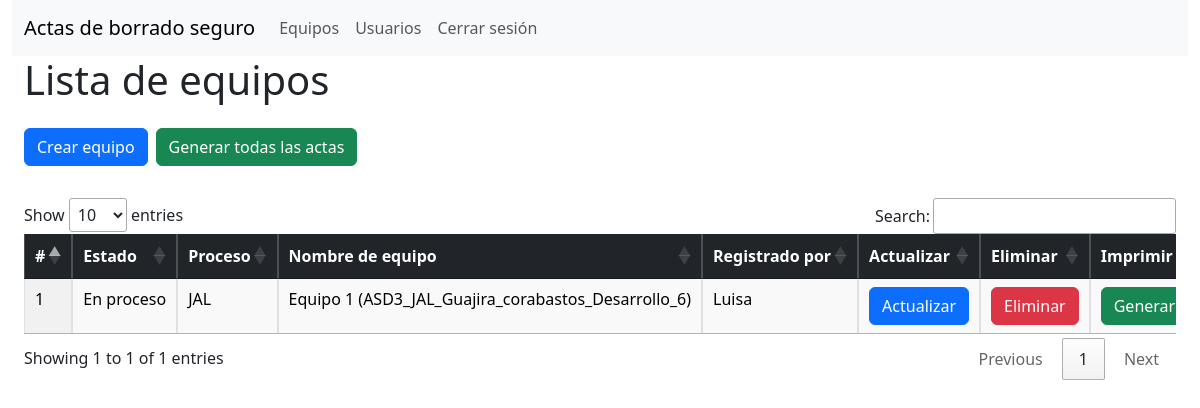
/equipos/lista-equipos (signed in), run on the app's committed database.
### app/models.py (models this page shows, shortened)
class Equipo(db.Model):
    __tablename__ = "equipo"
    asd_id = db.Column(db.Integer, primary_key=True)
    nombre = db.Column(db.String(100), nullable=False)
    estado = db.Column(db.Enum(EstadoEnum), default=EstadoEnum.REGISTRADO)
    comision = db.Column(db.String(100), nullable=True)
    cod_comision = db.Column(db.Numeric(10, 0), nullable=True)# identificador de la comision por jal o consulta
    municipio = db.Column(db.String(100), nullable=True)
    departamento = db.Column(db.String(100), nullable=True)
    equipo_marca = db.Column(db.String(100), nullable=True)
    equipo_modelo = db.Column(db.String(100), nullable=True)
    equipo_serial = db.Column(db.String(100), nullable=True)
    dd_marca = db.Column(db.String(100), nullable=True)
    dd_modelo = db.Column(db.String(100), nullable=True)
    dd_serial = db.Column(db.String(100), nullable=True)
    sha_1 = db.Column(db.String(100), nullable=True)
    proceso = db.Column(db.Enum(Proceso), default=Proceso.JAL)# cambiar campo por jal o consulta proceso
    observacion = db.Column(db.Text,nullable=True)
    fecha_hora_inicio = db.Column(db.DateTime, nullable=True)
    fecha_hora_fin = db.Column(db.DateTime, nullable=True)
    imagenes = db.Column(MutableList.as_mutable(JSON))
    created_at = db.Column(db.DateTime, default=datetime.utcnow, nullable=False)
    updated_at = db.Column(db.DateTime, default=datetime.utcnow, onupdate=datetime.utcnow, nullable=False)
    usuario_id = db.Column(db.Integer, db.ForeignKey('usuario.id', name='fk_usuario_id'), nullable=False)
    jal_id = db.Column(db.Integer, db.ForeignKey('jal.id', name='fk_jal_id'), nullable=True)
    consulta_id = db.Column(db.Integer, db.ForeignKey('consulta.id',name='fk_consulta_id'), nullable=True)
    usuario = db.relationship('Usuario', backref=db.backref('equipo', lazy=True))
    jal = db.relationship('Jal', backref=db.backref('equipo', uselist=False), foreign_keys=[jal_id])
    consulta = db.relationship('Consulta', backref=db.backref('equipo', uselist=False), foreign_keys=[consulta_id])

class Usuario(UserMixin, db.Model):
    __tablename__ = "usuario"
    id = db.Column(db.Integer, primary_key=True)
    userName = db.Column(db.String(100), unique=True, nullable=False)
    email = db.Column(db.String(120), unique=True, nullable=False)
    rol = db.Column(db.Enum(Rol), default=Rol.AGENTE)
    password = db.Column(db.String(128), nullable=False)
    estado = db.Column(db.Enum(Estado_usuario), default=Estado_usuario.ACTIVO)
    created_at = db.Column(db.DateTime, default=datetime.utcnow, nullable=False)
    updated_at = db.Column(db.DateTime, default=datetime.utcnow, onupdate=datetime.utcnow, nullable=False)

### app/equipos/routes.py (the view)
@equipos.route('/lista-equipos')
@acceso_requerido(roles=["Administrador"])
@login_required
def lista_equipos():
    try:
        equipos = Equipo.query.all()
        return render_template('lista_equipos.html', equipos=equipos)
    except Exception as e:
        flash(_("Error al listar equipos: {}").format(e), "error")
        return redirect(url_for('equipos.lista_equipos'))

### app/auth/routes.py (called while the page is built)
def acceso_requerido(roles=None):
    if roles is None:
        roles = []
    def decorador(f):
        @wraps(f)
        def decorated_function(*args, **kwargs):
            if current_user.is_authenticated is False:
                flash("Debes iniciar sesión para acceder a esta página", "warning")
                return redirect('/auth/login')
            if roles and current_user.rol.value not in roles:
                flash("No tienes permisos para acceder a esta página", "error")
                return redirect('/auth/login')
            return f(*args, **kwargs)
        return decorated_function
    return decorador

### app/models.py (called while the page is built)
@login.user_loader
def user_loader(id):
    return Usuario.query.get(id)

### app/equipos/templates/lista_equipos.html (shortened to what this page needs)
{% extends "base_admin.html" %}
{% block head %}
{{ super() }}
{% endblock %}
{% block content %}
{% block menu %}
{{ super() }}
{% endblock %}
<div class="container-fluid">
  <div class="row">
    <div class="col">
      <h1>Lista de equipos</h1>
      <div class="btn-toolbar mt-4" role="toolbar" aria-label="Toolbar with button groups">
        <div class="btn-group me-2 mb-2" role="group" aria-label="First group">
          <a href="{{ url_for('equipos.crear_equipo') }}" class="btn btn-primary">Crear equipo</a>
        </div>
        <div class="btn-group me-2 mb-2" role="group" aria-label="First group">
          <form action="{{ url_for('pdf.generar_todos_pdfs') }}" method="POST">
            <button type="submit" class="btn btn-success">
              Generar todas las actas
            </button>
          </form>
        </div>
      </div>
      <div class="table-responsive mt-4">
        <table
          id="equiposTable"
          class="display responsive nowrap table table-striped table-bordered"
          style="width: 100%"
        >
          <thead class="table-dark">
            <tr>
              <th>#</th>
              <th>Estado</th>
              <th>Proceso</th>
              <th>Nombre de equipo</th>
              <th>Registrado por</th>
              <th>Actualizar</th>
              <th>Eliminar</th>
              <th>Imprimir</th>
            </tr>
          </thead>
          <tbody>
            {% for equipo in equipos %}
            <tr>
              <td>{{equipo.asd_id}}</td>
              <td>{{equipo.estado.value}}</td>
              <td>{{equipo.proceso.value}}</td>
              <td>{{equipo.nombre}}</td>
              <td>{{equipo.usuario.userName}}</td>
              <td>
                <a
                  href="{{ url_for('equipos.editar_equipo', equipo_id=equipo.asd_id) }}"
                  class="btn btn-primary"
                  >Actualizar</a
                >
              </td>
              <td>
                <a
                  href="{{ url_for('equipos.eliminar_equipo', equipo_id=equipo.asd_id) }}"
                  class="btn btn-danger"
                  >Eliminar</a
                >
              </td>
              <td>
                <a
                  href="{{ url_for('pdf.crear_pdf', equipo_id=equipo.asd_id) }}"
                  class="btn btn-success"
                  >Generar PDF</a
                >
              </td>
            </tr>
            {% endfor %}
          </tbody>
        </table>
      </div>
    </div>
  </div>
</div>
{% endblock %} {% block scripts %} {{ super() }} {% endblock %}

### data on the page
Equipo: asd_id "1", estado.value "En proceso", proceso.value "JAL", nombre "Equipo 1 (ASD3_JAL_Guajira_corabastos_Desarrollo_6)", usuario.userName "Luisa"
